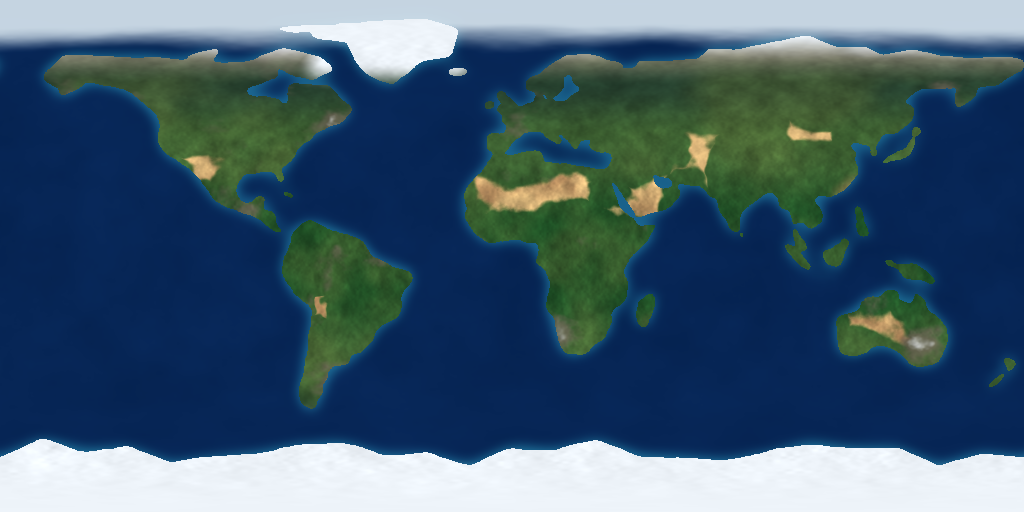
#> input picture app/src/main/assets/earth_color.png, 1024 x 512 px, found by its file name
$ python make_previews.py ../app/src/main/assets/earth_color.png ../app/src/main/assets/earth_aux.png
#> lines starting #> are read from the running program, lines starting #| are printed output that depends on the picture; after the words box and inside, x2 and y2 are one past the last pixel; in counts of white or black regions, pixels touching at a corner belong together
#!/usr/bin/env python3
"""Renders the widget-picker preview images and the launcher icon.

The shading here mirrors EarthRenderer.kt, so these images also show what the widgets look like.
Needs: numpy, Pillow.   Run:  python3 make_previews.py <assets-dir> <res-dir>
"""
import sys
import math
import datetime
import numpy as np
from PIL import Image, ImageDraw, ImageFont

TILT = math.radians(23.4393)
SIN_E, COS_E = math.sin(TILT), math.cos(TILT)
ECC, PERI = 0.01671, math.radians(102.9373)
FONT_B = '/usr/share/fonts/truetype/dejavu/DejaVuSans-Bold.ttf'
FONT_R = '/usr/share/fonts/truetype/dejavu/DejaVuSans.ttf'


def sstep(a, b, x):
    t = np.clip((x - a) / (b - a), 0.0, 1.0)
    return t * t * (3 - 2 * t)


def orbit_state(dt):
    d = (dt - datetime.datetime(2000, 1, 1, 12, tzinfo=datetime.timezone.utc)).total_seconds() / 86400.0
    m = math.radians((357.5291 + 0.98560028 * d) % 360.0)
    nu = m + 2 * ECC * math.sin(m) + 1.25 * ECC * ECC * math.sin(2 * m)
    L = (nu + PERI) % (2 * math.pi)
    r = (1 - ECC * ECC) / (1 + ECC * math.cos(nu))
    return L, r


def radius_at(L):
    return (1 - ECC * ECC) / (1 + ECC * math.cos(L - PERI))


def globe_view(L, alpha=math.radians(35), beta=math.radians(20)):
    """Camera for the Globe and Strip shapes: looks at Earth from 35 degrees off the Sun, 20 above the orbit plane."""
    s = np.array([-math.cos(L), -math.sin(L), 0.0])
    perp = np.array([-s[1], s[0], 0.0])
    c = math.cos(beta) * (math.cos(alpha) * s + math.sin(alpha) * perp) + np.array([0, 0, math.sin(beta)])
    c = c / np.linalg.norm(c)
    z = np.array([0.0, 0.0, 1.0])
    u = z - np.dot(z, c) * c
    u = u / np.linalg.norm(u)
    r = np.cross(u, c)
    return r, u, c


POLAR = (np.array([1.0, 0, 0]), np.array([0, 1.0, 0]), np.array([0, 0, 1.0]))


def sun_vec(L):
    return np.array([-math.cos(L), -math.sin(L), 0.0])


def earth_sprite(R, view, sun_e, theta, color, aux):
    Rv, Uv, Cv = view
    sx, sy, sz = float(np.dot(sun_e, Rv)), float(np.dot(sun_e, Uv)), float(np.dot(sun_e, Cv))
    th, tw = color.shape[:2]
    D = int(math.ceil(R * 2 * 1.2))
    D += D % 2
    j, i = np.mgrid[0:D, 0:D]
    c = D / 2.0
    x = (i + 0.5 - c) / R
    y = -(j + 0.5 - c) / R
    rr = np.hypot(x, y)
    inside = rr <= 1.0
    z = np.sqrt(np.clip(1 - rr * rr, 0, 1))
    ne = x[..., None] * Rv + y[..., None] * Uv + z[..., None] * Cv
    lat = np.arcsin(np.clip(ne[..., 1] * SIN_E + ne[..., 2] * COS_E, -1, 1))
    phi = np.arctan2(ne[..., 1] * COS_E - ne[..., 2] * SIN_E, ne[..., 0])
    u = ((phi - theta + math.pi) / (2 * math.pi)) % 1.0
    fx = u * tw - 0.5
    x0f = np.floor(fx)
    wx = fx - x0f
    x0 = x0f.astype(int) % tw
    x1 = (x0 + 1) % tw
    fy = np.clip((math.pi / 2 - lat) / math.pi * th - 0.5, 0, th - 1.001)
    y0 = fy.astype(int)
    wy = fy - y0
    y1 = y0 + 1

    def bil(arr):
        return (arr[y0, x0] * ((1 - wx) * (1 - wy))[..., None] + arr[y0, x1] * (wx * (1 - wy))[..., None]
                + arr[y1, x0] * ((1 - wx) * wy)[..., None] + arr[y1, x1] * (wx * wy)[..., None])

    col = bil(color.astype(np.float64))
    ax = bil(aux.astype(np.float64))
    ca = ax[..., 0] / 255 * 0.92
    ln = ax[..., 1] / 255
    flag = ax[..., 2]
    col = col * (1 - ca[..., None]) + np.array([245, 248, 252]) * ca[..., None]

    d = x * sx + y * sy + z * sz
    lit = np.clip(d, 0, None)
    shade = 0.03 + 1.05 * lit ** 0.8
    col = col * shade[..., None]
    night = 1 - sstep(-0.05, 0.2, d)
    col += np.array([4, 8, 18]) * night[..., None]
    tw_ = sstep(-0.12, 0.0, d) * (1 - sstep(0.0, 0.16, d))
    col += np.array([255, 110, 40]) * (tw_ * 0.07)[..., None]
    nf = np.clip((d - 0.04) / (-0.18), 0, 1)
    nf = nf * nf * (3 - 2 * nf) * (1 - ca * 0.75)
    col += np.array([255, 196, 110]) * (ln * nf * 0.95)[..., None]
    hx, hy, hz = sx, sy, sz + 1.0
    hl = math.sqrt(hx * hx + hy * hy + hz * hz)
    nh = (x * hx + y * hy + z * hz) / hl
    sp = np.where((d > 0) & (flag < 128) & (nh > 0), np.clip(nh, 0, 1) ** 90 * 0.85 * (1 - ca), 0)
    col += np.array([255, 250, 240]) * sp[..., None]
    rim = (1 - z) ** 3
    am = rim * (0.12 + 0.88 * sstep(-0.25, 0.5, d)) * 0.85
    col = col * (1 - am * 0.5)[..., None] + np.array([110, 170, 255]) * am[..., None]

    out = np.zeros((D, D, 4), dtype=np.float64)
    out[..., :3] = np.clip(col, 0, 255)
    out[..., 3] = np.where(inside, 255, 0)
    # halo outside the disc
    t = (rr - 1.0) / 0.2
    dd = (x / np.maximum(rr, 1e-6)) * sx + (y / np.maximum(rr, 1e-6)) * sy
    lf = sstep(-0.4, 0.65, dd)
    halo = np.clip(1 - t, 0, 1) ** 2.4 * 0.75 * (0.12 + 0.88 * lf)
    hm = (rr > 1.0) & (rr <= 1.2)
    out[hm, 0], out[hm, 1], out[hm, 2] = 110, 170, 255
    out[..., 3] = np.where(hm, halo * 255, out[..., 3])
    return Image.fromarray(out.astype(np.uint8), 'RGBA')


def glow(size, center, radius, stops):
    """stops: list of (pos 0..1, (r,g,b,a 0..255))"""
    yy, xx = np.mgrid[0:size[1], 0:size[0]]
    t = np.clip(np.hypot(xx - center[0], yy - center[1]) / radius, 0, 1)
    pos = [s[0] for s in stops]
    out = np.zeros((size[1], size[0], 4))
    for ch in range(4):
        out[..., ch] = np.interp(t, pos, [s[1][ch] for s in stops])
    return Image.fromarray(out.astype(np.uint8), 'RGBA')


def sun_sprite(r):
    s = int(math.ceil(r * 2)) + 4
    j, i = np.mgrid[0:s, 0:s]
    x, y = (i + 0.5 - s / 2) / r, (j + 0.5 - s / 2) / r
    rr = np.hypot(x, y)
    z = np.sqrt(np.clip(1 - rr * rr, 0, 1))
    b = np.clip((0.38 + 0.62 * z ** 0.55) * 1.0, 0, 1.05)
    out = np.zeros((s, s, 4))
    out[..., 0] = 255
    out[..., 1] = 110 + 145 * b ** 1.3
    out[..., 2] = 20 + 215 * b ** 2.2
    out[..., 3] = np.clip(1 - (rr - 1) * r, 0, 1) * 255
    return Image.fromarray(np.clip(out, 0, 255).astype(np.uint8), 'RGBA')


def stars_bg(w, h, seed=7):
    rng = np.random.default_rng(seed)
    img = Image.new('RGBA', (w, h), (3, 6, 14, 255))
    img = Image.alpha_composite(img, glow((w, h), (w / 2, h / 2), max(w, h) * 0.75,
                                          [(0, (12, 22, 46, 255)), (1, (1, 2, 7, 255))]))
    d = ImageDraw.Draw(img)
    for _ in range(int(w * h / 5200)):
        x, y, mag = rng.random() * w, rng.random() * h, rng.random() ** 3
        a = int((0.25 + mag * 0.75) * 255)
        r = 0.4 + mag * 1.1
        d.ellipse([x - r, y - r, x + r, y + r], fill=(235, 240, 255, a))
    return img


def rounded_mask(w, h, radius, circle=False):
    m = Image.new('L', (w, h), 0)
    d = ImageDraw.Draw(m)
    if circle:
        s = min(w, h)
        d.ellipse([(w - s) / 2, (h - s) / 2, (w + s) / 2, (h + s) / 2], fill=255)
    else:
        d.rounded_rectangle([0, 0, w - 1, h - 1], radius=radius, fill=255)
    return m


def theta_for(L, now):
    s = sun_vec(L)
    return math.atan2(s[1] * COS_E, s[0]) - math.radians((12 - (now.hour + now.minute / 60)) * 15)


def paste_center(base, sprite, cx, cy):
    base.alpha_composite(sprite, (int(round(cx - sprite.width / 2)), int(round(cy - sprite.height / 2))))


def draw_orbit(img, cx, cy, size, L, r, color, aux, now):
    d = ImageDraw.Draw(img)
    orbit_r, earth_r, sun_r = size * 0.335, size * 0.098, size * 0.058
    pts = []
    for a in range(0, 361, 3):
        l = math.radians(a)
        rr = radius_at(l)
        pts.append((cx + orbit_r * rr * math.cos(l), cy - orbit_r * rr * math.sin(l)))
    d.line(pts, fill=(140, 170, 230, 90), width=max(1, int(size / 300)))
    for k in range(40):
        a0, a1 = L - math.radians(k * 1.6), L - math.radians((k + 1) * 1.6)
        r0, r1 = radius_at(a0), radius_at(a1)
        d.line([(cx + orbit_r * r0 * math.cos(a0), cy - orbit_r * r0 * math.sin(a0)),
                (cx + orbit_r * r1 * math.cos(a1), cy - orbit_r * r1 * math.sin(a1))],
               fill=(130, 190, 255, int(255 * (1 - k / 40) * 0.6)), width=max(2, int(size / 170)))
    w, h = img.size
    g = glow((w, h), (cx, cy), sun_r * 7, [(0, (255, 190, 90, 140)), (0.114, (255, 190, 90, 140)),
                                           (0.25, (255, 150, 50, 56)), (0.55, (255, 110, 30, 15)), (1, (255, 100, 20, 0))])
    img.alpha_composite(g)
    paste_center(img, sun_sprite(sun_r), cx, cy)
    ex, ey = cx + orbit_r * r * math.cos(L), cy - orbit_r * r * math.sin(L)
    paste_center(img, earth_sprite(earth_r, POLAR, sun_vec(L), theta_for(L, now), color, aux), ex, ey)


def make(assets, res):
#> called with assets = '../app/src/main/assets/earth_color.png', res = '../app/src/main/assets/earth_aux.png'
    color = np.asarray(Image.open(f'{assets}/earth_color.png').convert('RGB'))
#> color is the input picture: shape (512, 1024, 3); mean R, G, B 64.8, 92.1, 112.5
    aux = np.asarray(Image.open(f'{assets}/earth_aux.png').convert('RGB'))
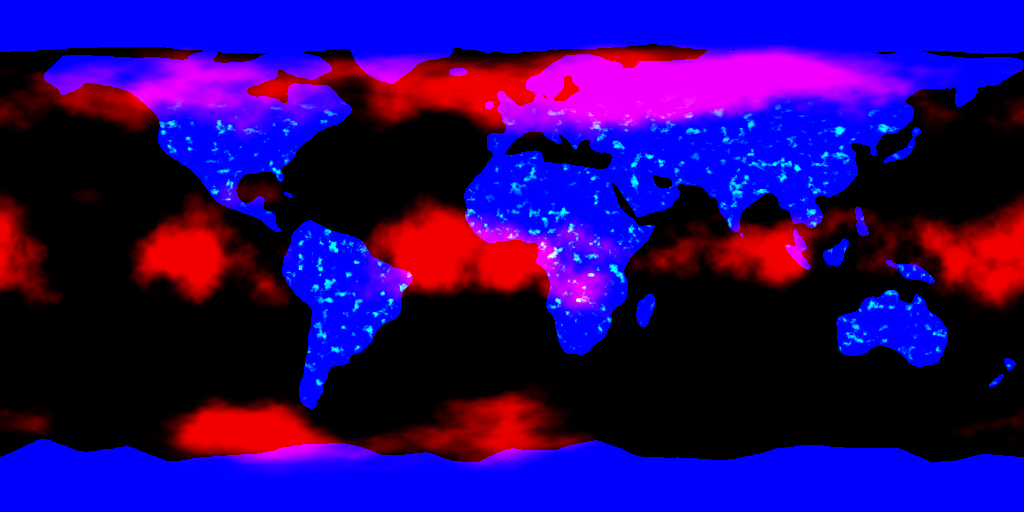
#> input picture app/src/main/assets/earth_aux.png, 1024 x 512 px, found by its file name
#> aux is the input picture: shape (512, 1024, 3); mean R, G, B 38.2, 2.5, 112.9
    now = datetime.datetime.now(datetime.timezone.utc)
    L, r = orbit_state(now)
    theta = theta_for(L, now)
    gview = globe_view(L)
    sun_e = sun_vec(L)
    sx, sy = float(np.dot(sun_e, gview[0])), float(np.dot(sun_e, gview[1]))
    shown = now + datetime.timedelta(hours=6)  # label previews with the local (UTC+6) calendar date
    date_txt = f'{shown.day} {shown.strftime("%b")} {shown.year}'
    dist = f'{r * 149.598:.1f}M km'
    season = ['Spring', 'Summer', 'Autumn', 'Winter'][int(((L + math.pi) % (2 * math.pi)) // (math.pi / 2)) % 4]
    SS = 2
    out_dir = f'{res}/drawable-nodpi'

    # orbit (square)
    S = 400 * SS
    img = stars_bg(S, S)
    draw_orbit(img, S / 2, S / 2, S, L, r, color, aux, now)
#> in draw_orbit, `img.alpha_composite(g)`:
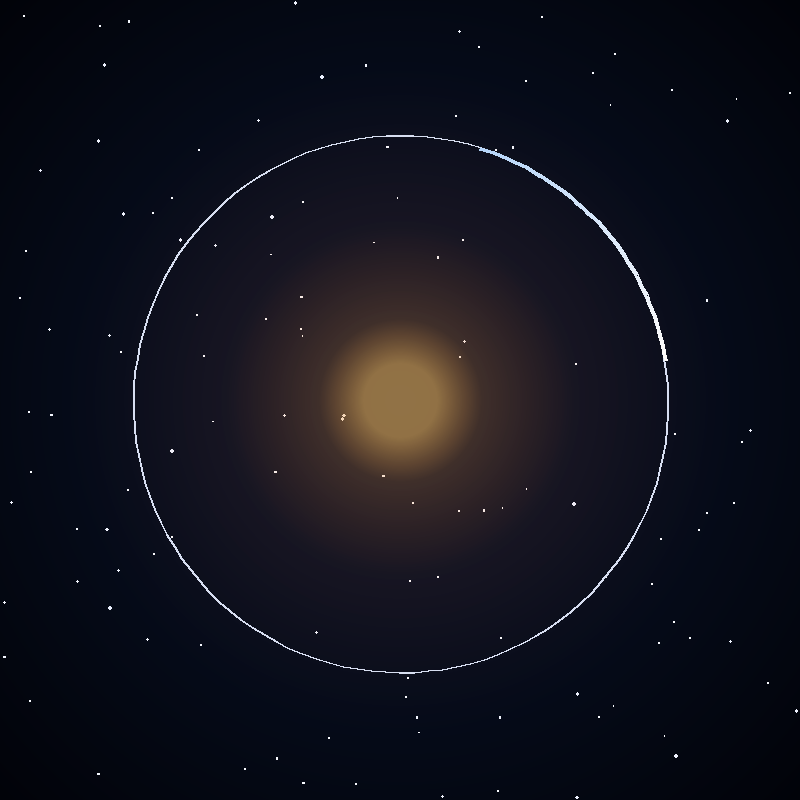
#> img: PIL image 800x800 RGBA; mean R, G, B, A 16.2, 17, 27.4, 254; transparent parts drawn white
#> in sun_sprite, `s = int(math.ceil(r * 2)) + 4`: s = 97
#> in sun_sprite, `j, i = np.mgrid[0:s, 0:s]`: j: shape (97, 97) int64; 97 distinct labels, from 0 to 96
#> in sun_sprite, `out[..., 3] = np.clip(1 - (rr - 1) * r, 0, 1) * 255`:
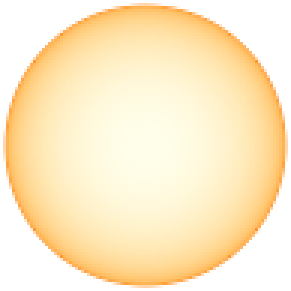
#> out: shape (97, 97, 4) float64 (shown 3 times larger); mean of channels 0, 1, 2, 3 255, 208.4, 142.2, 187.2; transparent parts drawn white
#> in draw_orbit, `ex, ey = cx + orbit_r * r * math.cos(L), cy - orbit_r * r * math.sin(L)`: ex = 479.4; ey = 148.1
#> in earth_sprite, `Rv, Uv, Cv = view`: Rv = [1, 0, 0]; Uv = [0, 1, 0]; Cv = [0, 0, 1]
#> in earth_sprite, `sx, sy, sz = float(np.dot(sun_e, Rv)), float(np.dot(sun_e, Uv)), float..`: sx = -0.3; sy = -0.954; sz = 0
#> in earth_sprite, `D = int(math.ceil(R * 2 * 1.2))`: D = 189
#> in earth_sprite, `D += D % 2`: D = 190
#> in earth_sprite, `j, i = np.mgrid[0:D, 0:D]`:
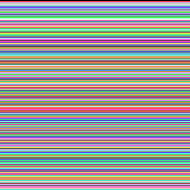
#> j: shape (190, 190) int64; 190 distinct labels, from 0 to 189; one colour per label, 0 black
#> in earth_sprite, `j, i = np.mgrid[0:D, 0:D]`:
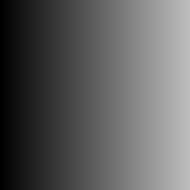
#> i: shape (190, 190) int64; min 0, max 189, mean 94.5
#> in earth_sprite, `c = D / 2.0`: c = 95
#> in earth_sprite, `inside = rr <= 1.0`:
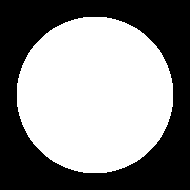
#> inside: shape (190, 190) bool; 53.4% white; 1 black region, box (x1, y1, x2, y2) and area: (0, 0, 190, 190) 16816
#> in earth_sprite, `shade = 0.03 + 1.05 * lit ** 0.8`:
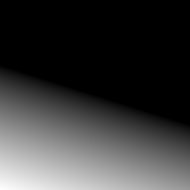
#> shade: shape (190, 190) float64; min 0.03, max 1.49, mean 0.365; drawn with min black and max white
#> in earth_sprite, `hx, hy, hz = sx, sy, sz + 1.0`: hx = -0.3; hy = -0.954; hz = 1
#> in earth_sprite, `hl = math.sqrt(hx * hx + hy * hy + hz * hz)`: hl = 1.41
    ImageDraw.Draw(img).text((S * 0.07, S * 0.06), date_txt, font=ImageFont.truetype(FONT_B, int(S * 0.062)), fill=(233, 238, 251, 255))
    img.putalpha(rounded_mask(S, S, int(S * 0.2)))
    img.resize((400, 400), Image.LANCZOS).save(f'{out_dir}/preview_orbit.png')

    # globe (circle)
    img = stars_bg(S, S)
    n = math.hypot(sx, sy) or 1.0
#> n = 0.638
    gl = glow((S, S), (S / 2 + sx / n * S * 0.31 * 1.9, S * 0.44 - sy / n * S * 0.31 * 1.9), S * 0.31 * 2.2,
              [(0, (255, 180, 90, 90)), (1, (255, 100, 20, 0))])
    img.alpha_composite(gl)
    paste_center(img, earth_sprite(S * 0.31, gview, sun_e, theta, color, aux), S / 2, S * 0.44)
    d = ImageDraw.Draw(img)
    d.text((S / 2, S * 0.855), date_txt, font=ImageFont.truetype(FONT_B, int(S * 0.075)), fill=(233, 238, 251, 255), anchor='ms')
    d.text((S / 2, S * 0.94), dist, font=ImageFont.truetype(FONT_R, int(S * 0.052)), fill=(180, 192, 220, 255), anchor='ms')
    img.putalpha(rounded_mask(S, S, 0, circle=True))
    img.resize((400, 400), Image.LANCZOS).save(f'{out_dir}/preview_globe.png')

    # wide
    W, H = 500 * SS, 220 * SS
    img = stars_bg(W, H)
    draw_orbit(img, H / 2, H / 2, H, L, r, color, aux, now)
#> the loop in draw_orbit (call 2), `for a in range(0, 361, 3):` made 121 passes
#> (l, rr) on passes 1 to 12: (0, 1), (0.0524, 1), (0.105, 1), (0.157, 1), (0.209, 1), (0.262, 0.999), (0.314, 0.998), (0.367, 0.997), (0.419, 0.997), (0.471, 0.996), (0.524, 0.995), (0.576, 0.994)
#> the loop in draw_orbit (call 2), `for k in range(40):` made 40 passes
#> (a0, a1, r0, r1) on passes 1 to 12: (1.27, 1.24, 0.986, 0.986), (1.24, 1.21, 0.986, 0.986), (1.21, 1.18, 0.986, 0.986), (1.18, 1.15, 0.986, 0.987), (1.15, 1.13, 0.987, 0.987), (1.13, 1.1, 0.987, 0.987), (1.1, 1.07, 0.987, 0.987), (1.07, 1.04, 0.987, 0.988), (1.04, 1.01, 0.988, 0.988), (1.01, 0.986, 0.988, 0.988), (0.986, 0.958, 0.988, 0.989), (0.958, 0.93, 0.989, 0.989)
    d = ImageDraw.Draw(img)
    x0 = H * 1.02
    d.text((x0, H * 0.30), date_txt, font=ImageFont.truetype(FONT_B, int(H * 0.17)), fill=(233, 238, 251, 255), anchor='ls')
    for k, (txt, base) in enumerate([(f'{season} · day {now.timetuple().tm_yday}', 0.47), (f'{dist} from Sun', 0.65), ('30.2 km/s', 0.82)]):
        d.text((x0, H * base), txt, font=ImageFont.truetype(FONT_R, int(H * 0.095)), fill=(180, 192, 220, 255), anchor='ls')
    img.putalpha(rounded_mask(W, H, int(H * 0.2)))
    img.resize((500, 220), Image.LANCZOS).save(f'{out_dir}/preview_wide.png')

    # strip
    W, H = 500 * SS, 90 * SS
    img = stars_bg(W, H)
    paste_center(img, earth_sprite(H * 0.40, gview, sun_e, theta, color, aux), H * 0.55, H / 2)
    d = ImageDraw.Draw(img)
    x0 = H * 1.12
    d.text((x0, H * 0.50), date_txt, font=ImageFont.truetype(FONT_B, int(H * 0.30)), fill=(233, 238, 251, 255), anchor='ls')
    d.text((x0, H * 0.80), f'{dist} · {season}', font=ImageFont.truetype(FONT_R, int(H * 0.19)), fill=(180, 192, 220, 255), anchor='ls')
    img.putalpha(rounded_mask(W, H, H // 2))
    img.resize((500, 90), Image.LANCZOS).save(f'{out_dir}/preview_strip.png')

    # launcher icon
    S = 192 * SS
    img = Image.new('RGBA', (S, S), (0, 0, 0, 0))
    bg = stars_bg(S, S, seed=3)
    bg.putalpha(rounded_mask(S, S, 0, circle=True))
    img.alpha_composite(bg)
    paste_center(img, earth_sprite(S * 0.36, gview, sun_e, theta, color, aux), S / 2, S / 2)
    img.resize((192, 192), Image.LANCZOS).save(f'{res}/mipmap-nodpi/ic_launcher.png')
    print('previews written')


if __name__ == '__main__':
    make(sys.argv[1], sys.argv[2])
